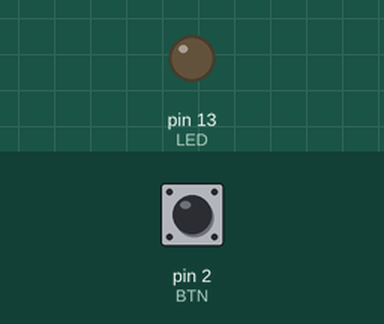
A sketch run on a simulated Arduino Uno, built with avr-gcc and run on an emulated ATmega328P. Shown: output pins drawn as LEDs (lit = HIGH). Inputs (shaded band) come from the test bench; at power-on: pin 2 (BTN) LOW.

Above: at 1.2 s.
1.3 s: pin 2 (BTN) pulled HIGH for 0.15 s
At 1.37 s:
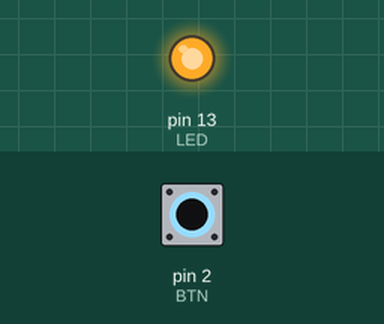
2.9 s: pin 2 (BTN) pulled HIGH for 3.2 s
At 6.4 s:
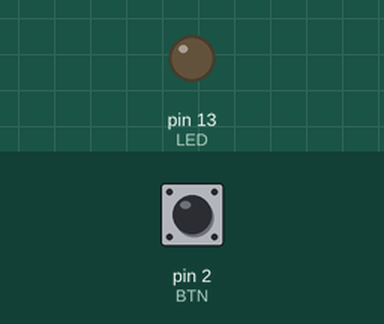
Timing chart, 0 to 7.9 s (numbered marks = the images above; inputs shaded):
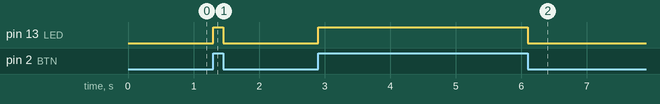

The sketch:

sketch_feb19a.ino
```cpp
const byte LED =13 ;
const byte BTN=2;
byte btnstates=0;

void setup()
{
pinMode(LED,OUTPUT);
pinMode (BTN,INPUT);
}

void loop()
{

btnstates = digitalRead (BTN);
if (btnstates==HIGH)
{
digitalWrite(LED,HIGH);
}
else
{
  digitalWrite(LED,LOW);

}

}
```

Measured:
- after the input at 1.3 s, pin 13 (LED): LOW → HIGH at once, → LOW 0.15 s later
- after the input at 2.9 s, pin 13 (LED): LOW → HIGH at once, → LOW 3.2 s later
